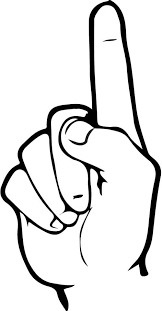
#> input picture SampleCases/1.jpeg, 162 x 311 px
$ python -i processing.py   (imports and definitions only)
#> lines starting #> are read from the running program, lines starting #| are printed output that depends on the picture; after the words box and inside, x2 and y2 are one past the last pixel; in counts of white or black regions, pixels touching at a corner belong together
from django.shortcuts import render
from django.views.decorators.cache import never_cache
from django.conf import settings
import random
import cv2 as cv2
import base64
import os

#Generates a random 128 bit hash value
def generateHash():
    hash = random.getrandbits(128)
    return str(hash)

#Write imageObject to imagePath
# [21 lines left out: functions writeImage, findLcs, not called in this run]

#Resizes imageObject read using cv2.imread with minimal distortion and returns resized imageObejct
def image_resize(image, width = None, height = None, inter = cv2.INTER_AREA):
    # initialize the dimensions of the image to be resized and
    # grab the image size
    dim = None
    (h, w) = image.shape[:2]

    # if both the width and height are None, then return the
    # original image
    if width is None and height is None:
        return image

    # check to see if the width is None
    if width is None:
        # calculate the ratio of the height and construct the
        # dimensions
        r = height / float(h)
        dim = (int(w * r), height)

    # otherwise, the height is None
    else:
        # calculate the ratio of the width and construct the
        # dimensions
        r = width / float(w)
        dim = (width, int(h * r))

    # resize the image
    resized = cv2.resize(image, dim, interpolation = inter)

    # return the resized image
    return resized

#Takes imageLocation as input and converts it to bmp. returns imageObject
def convertToBmp(filename):
#> called with filename = '../SampleCases/1.jpeg'
    inputImage = cv2.imread(filename, 0)
#> inputImage is the input picture: shape (311, 162); min 0, max 255, mean 228.7

    initialWidth = inputImage.shape[1]
#> initialWidth = 162
    initialHeight = inputImage.shape[0]
#> initialHeight = 311
    # [15 lines of commented-out code are left out]
    inputImage = image_resize(inputImage, width=50, height=50, inter=cv2.INTER_AREA)
#> in image_resize, `resized = cv2.resize(image, dim, interpolation = inter)`:
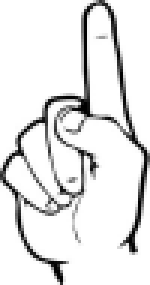
#> resized: shape (95, 50) (shown 3 times larger); min 0, max 255, mean 228.7
    inputImage = cv2.cvtColor(inputImage, cv2.COLOR_GRAY2BGR)
#> inputImage: shape (95, 50, 3)
    inputImage = cv2.fastNlMeansDenoisingColored(inputImage, None, 10, 10, 7, 15)
    inputImage = cv2.cvtColor(inputImage, cv2.COLOR_BGR2GRAY)
#> inputImage: shape (95, 50)
    inputImage = cv2.medianBlur(inputImage,5)
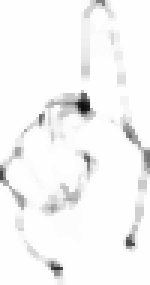
#> inputImage: shape (95, 50) (shown 3 times larger); min 14, max 254, mean 245.3
    th2 = cv2.adaptiveThreshold(inputImage,255,cv2.ADAPTIVE_THRESH_MEAN_C,\
                cv2.THRESH_BINARY,11,2)
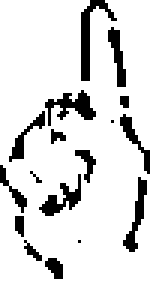
#> th2: shape (95, 50) (shown 3 times larger); 86.2% white; 17 black regions (7 under 20 px), largest, box (x1, y1, x2, y2) and area: (27, 0, 39, 27) 97, (15, 30, 32, 42) 87, (13, 58, 27, 72) 73

    return(th2)

#Takes imageLocation as input and returns a base64 string representing the image
# [57 lines left out: functions imageToString, imageMatching, not called in this run]

>>> result = convertToBmp('../SampleCases/1.jpeg')

$ run again, on SampleCases/3.jpeg
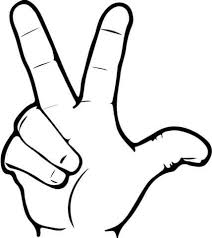
#> input picture SampleCases/3.jpeg, 212 x 238 px
#> in convertToBmp, inputImage is the input picture: shape (238, 212); min 0, max 255, mean 232.1
#> in image_resize, `resized = cv2.resize(image, dim, interpolation = inter)`:
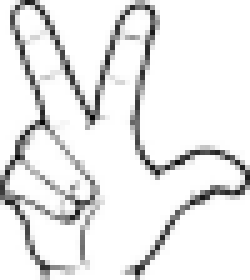
#> resized: shape (56, 50) (shown 5 times larger); min 7, max 255, mean 232.1
#> in convertToBmp, `th2 = cv2.adaptiveThreshold(inputImage,255,cv2.ADAPTIVE_THRESH_MEAN_C,..`:
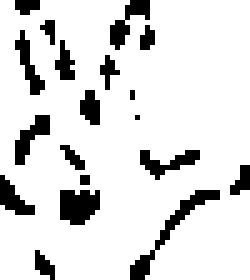
#> th2: shape (56, 50) (shown 5 times larger); 86.1% white; black in thin lines or dots

$ run again, on SampleCases/4.jpeg
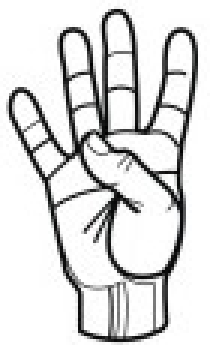
#> input picture SampleCases/4.jpeg, 70 x 115 px (shown 3 times larger)
#> in convertToBmp, `inputImage = cv2.medianBlur(inputImage,5)`:
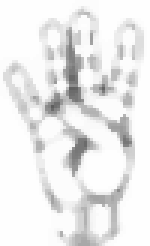
#> inputImage: shape (82, 50) (shown 3 times larger); min 93, max 254, mean 235
#> in convertToBmp, `th2 = cv2.adaptiveThreshold(inputImage,255,cv2.ADAPTIVE_THRESH_MEAN_C,..`:
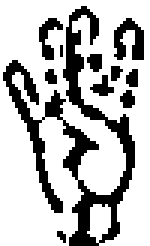
#> th2: shape (82, 50) (shown 3 times larger); 73% white; 11 black regions (4 under 20 px), largest, box (x1, y1, x2, y2) and area: (1, 2, 45, 82) 831, (38, 6, 48, 20) 86, (13, 6, 21, 20) 52
